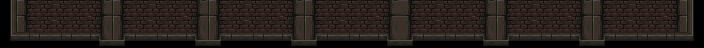

This game map was drawn from its Tiled (.tmx) file and the tilesets committed beside it. A one-line description and the full map source follow:
An orthogonal 44x3 tile map with 16x16 px tiles, 2 tile layers (стена, проходящая_стена).

<map version="1.9" tiledversion="1.9.2" orientation="orthogonal" renderorder="right-down" width="44" height="3" tilewidth="16" tileheight="16" infinite="0" nextlayerid="3" nextobjectid="1">
 <tileset firstgid="1" source="mainlevbuild.tsx" />
 <layer id="1" name="стена" width="44" height="3">
  <data encoding="csv">
1410,2147484242,0,0,0,0,0,0,0,0,0,0,0,0,0,0,0,0,0,0,0,0,0,0,0,0,0,0,0,0,0,0,0,0,0,0,0,0,0,0,0,0,594,1427,
1410,2147484306,646,647,648,649,650,645,646,647,648,649,650,645,646,647,648,649,650,645,646,647,648,649,650,971,646,647,648,649,650,645,646,647,648,649,650,645,646,647,648,649,658,1073743185,
2147485267,2147484370,710,711,712,713,714,709,710,711,712,713,714,709,710,711,712,713,714,709,710,711,712,713,714,1035,710,711,712,713,714,709,710,711,712,713,714,709,710,711,712,713,722,1619
</data>
 </layer>
 <layer id="2" name="проходящая_стена" width="44" height="3">
  <data encoding="csv">
0,0,582,583,584,585,586,581,582,583,584,585,586,581,582,583,584,585,586,581,582,583,584,585,586,907,582,583,584,585,586,581,582,583,584,585,586,581,582,583,584,585,0,0,
0,0,0,0,0,0,0,0,0,0,0,0,0,0,0,0,0,0,0,0,0,0,0,0,0,0,0,0,0,0,0,0,0,0,0,0,0,0,0,0,0,0,0,0,
0,0,0,0,0,0,0,0,0,0,0,0,0,0,0,0,0,0,0,0,0,0,0,0,0,0,0,0,0,0,0,0,0,0,0,0,0,0,0,0,0,0,0,0
</data>
 </layer>
</map>
